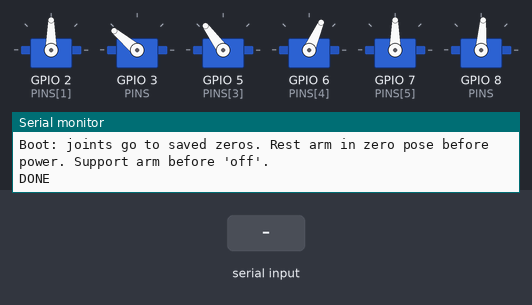
This sketch was run on a simulated ESP32-C6. On the bench: 6 × servo, the last lines printed to the serial monitor. The inputs (shaded band) are chosen by the test bench. EEPROM starts erased; servo pulses on a pin are drawn as a servo (544–2400 µs = 0–180°).

Above: at 4.0 s.
4.1 s: "1\n" received over Serial
At 6.03 s:
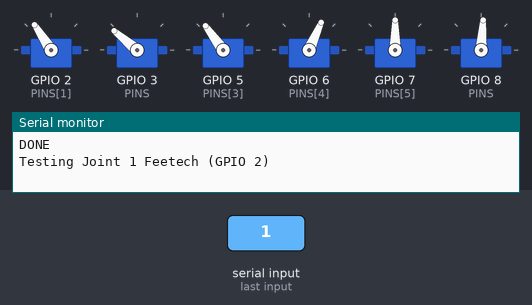
10.1 s: "5\n" received over Serial
At 15.1 s:
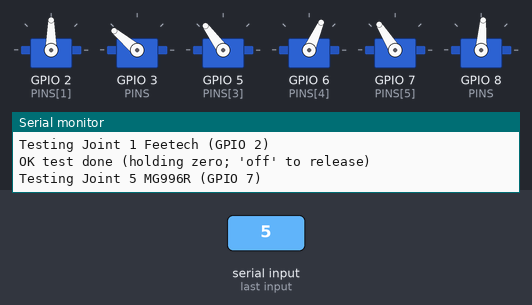
Timing chart, 0 to 25.1 s (numbered marks = the images above; inputs shaded):
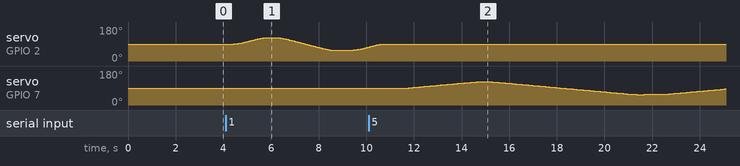

The sketch:

Code.ino
```cpp
#include <Arduino.h>
#include <Preferences.h>
#include <math.h>
#include <stdio.h>
#include <string.h>

// XIAO ESP32-C6, Arduino-ESP32 core 3.x. Direct LEDC PWM, one pin per joint.
// Joint order, base -> gripper:
//   1 base yaw     D0  Feetech 25 kg
//   2 shoulder     D1  Feetech 25 kg
//   3 elbow        D3  Feetech 25 kg
//   4 wrist pitch  D4  Feetech 25 kg
//   5 wrist roll   D5  MG996R
//   6 gripper      D8  MG996R      (D6 unusable, probably UART0 TX)
// External 6.0 V servo supply; its negative MUST be tied to XIAO GND.
// There is NO position feedback. "Position" = last commanded pulse.
//
// MOTION: every joint ramps up, cruises and ramps down (speed + acceleration
// limited). Joints 5-6 run slower. Backlash: every move finishes by approaching
// the target from below; a move that would arrive from above first goes
// BACKLASH_US past it, then comes back up, so the gears settle on the same face.
//
// BOOT: joints attach one at a time (staggered) at their saved zero and hold.
// The first pulse cannot be smoothed (no feedback): rest the arm in its zero
// pose before powering the servo rail.
//
// HOST CONTRACT (lbyr SerialArm): this board is the trajectory generator. The host
// sends ONE 'm' per motion segment and waits for DONE; it never streams setpoints.
//
// Serial 115200, newline-terminated:
//   J              test joint J: swing +/-30 deg, back to zero
//   g J DEG        move joint J to DEG relative to its zero
//   m D1 .. D6     move all joints together, arriving at the same time
//   t J D          nudge joint J by D us from its target; then 'z J' to store
//   z [J]          store the current target as zero (saved)
//   set J US       set joint J's zero to exact pulse US, move there, save
//   save           write all zeros to flash
//   home           move all joints to their zeros (attaches any released joint)
//   x | stop       brake smoothly and hold
//   speed V A      max speed deg/s and accel deg/s^2 (capped)
//   off [J]        release PWM (arm may fall; support it first)
//   q              one status line (below)
//   list           print state;  help  print commands
//
// Replies (one line each):
//   OK ... / ERR ...                      command accepted / rejected
//   DONE                                  all attached joints settled after a motion
//                                         command (g, m, home, t, set, J test end, and
//                                         the boot homing). Exactly once per motion: a
//                                         command that pre-empts a running motion
//                                         replaces it, so only one DONE follows. A 'DONE'
//                                         printed after 'OK m' belongs to that 'm'.
//   Q,<moving 0|1>,<cur_us j1..j6>        reply to 'q'; cur = commanded pulse now
//   S,j,zero_us,cur_us,attached,goal_us,moving,name   per joint, from 'list'
//   V,vmax_deg_s,amax_deg_s2                          last line of 'list'
// "cur"/"goal" are COMMANDED pulses (no feedback). goal = final target incl. backlash leg.

const int COUNT = 6;
const uint8_t PINS[COUNT] = {D0, D1, D3, D4, D5, D8};
const char *NAMES[COUNT] = {"Joint 1 Feetech", "Joint 2 Feetech", "Joint 3 Feetech",
                            "Joint 4 Feetech", "Joint 5 MG996R",  "Joint 6 MG996R"};

const uint8_t PWM_BITS = 14;
const uint32_t PERIOD_US = 20000;          // 50 Hz
const float US_PER_DEG = 1000.0f / 90.0f;  // nominal 180 deg = 2000 us; per-joint calibration later

// Per-joint hard limits. Standard servo range for now: MEASURE each joint's
// mechanical limits on the assembled arm and tighten these.
const int MIN_US[COUNT] = {500, 500, 500, 500, 500, 500};
const int MAX_US[COUNT] = {2500, 2500, 2500, 2500, 2500, 2500};
// Fallback zeros if flash is empty (zero_positions.json, 2026-10-10 19:38:39).
const int DEFAULT_ZERO_US[COUNT] = {1477, 1989, 1844, 1223, 1467, 1433};

// Speed/accel limits; JOINT_SPEED scales them per joint (MG996R gentler).
const float VMAX_CAP_DEG = 60.0f;
const float AMAX_CAP_DEG = 200.0f;
float vmaxDeg = 30.0f;
float amaxDeg = 60.0f;
const float JOINT_SPEED[COUNT] = {1.0f, 1.0f, 1.0f, 1.0f, 0.35f, 0.35f};

const float BACKLASH_US = 20;  // ~2 deg; tune per joint if needed
const float TEST_DEG = 30;
const uint32_t BOOT_DELAY_MS = 1000;     // let the servo supply settle
const uint32_t ATTACH_STAGGER_MS = 300;  // one joint at a time limits inrush
const uint32_t TICK_US = 10000;          // planner at 100 Hz
const float SETTLE_US = 0.5f;

struct Joint {
  int zeroUs;
  float pos;     // commanded pulse now (us)
  float vel;     // us/s
  float tgt;     // current leg target (us)
  float fin;     // real target after a backlash overshoot
  bool hasFin;
  float scale;   // 0..1, slows the joint so synced moves arrive together
  bool attached;
};

Joint J[COUNT];
Preferences prefs;
uint32_t lastTick = 0;
char line[96];
size_t used = 0;
bool motionPending = false;  // a motion command is running; print DONE once it settles

uint32_t ticks(float us) {
  return (uint32_t)((us * (1UL << PWM_BITS) + PERIOD_US / 2) / PERIOD_US);
}

float clampUs(int j, float us) {
  if (us < MIN_US[j]) return MIN_US[j];
  if (us > MAX_US[j]) return MAX_US[j];
  return us;
}

void writeJoint(int j) { ledcWrite(PINS[j], ticks(J[j].pos)); }

float goalOf(int j) { return J[j].hasFin ? J[j].fin : J[j].tgt; }

bool attachJoint(int j) {
  Joint &q = J[j];
  if (q.attached) return true;
  if (!ledcAttach(PINS[j], 50, PWM_BITS)) return false;
  q.pos = q.tgt = clampUs(j, q.zeroUs);  // first pulse = zero; servo goes there
  q.vel = 0;
  q.hasFin = false;
  q.scale = 1;
  writeJoint(j);
  q.attached = true;
  return true;
}

void releaseJoint(int j) {
  Joint &q = J[j];
  if (!q.attached) return;
  ledcWrite(PINS[j], 0);
  ledcDetach(PINS[j]);
  pinMode(PINS[j], OUTPUT);
  digitalWrite(PINS[j], LOW);
  q.vel = 0;
  q.attached = false;
}

// Where joint j should end up. Approaches from below to cancel backlash.
void setTarget(int j, float us, float scale) {
  Joint &q = J[j];
  us = clampUs(j, us);
  q.scale = scale < 0.02f ? 0.02f : (scale > 1.0f ? 1.0f : scale);
  if (us < q.pos) {
    q.tgt = clampUs(j, us - BACKLASH_US);
    q.fin = us;
    q.hasFin = true;
  } else {
    q.tgt = us;
    q.hasFin = false;
  }
}

// One planner step: accelerate toward the target, never faster than vmax,
// braking early enough (in discrete 10 ms steps) to stop exactly on target.
void stepJoint(int j, float dt) {
  Joint &q = J[j];
  float k = q.scale * JOINT_SPEED[j];
  float amax = amaxDeg * US_PER_DEG * k;
  float vmax = vmaxDeg * US_PER_DEG * k;
  float err = q.tgt - q.pos;

  if (fabsf(err) <= SETTLE_US && fabsf(q.vel) <= amax * dt) {
    if (q.pos != q.tgt || q.vel != 0) {
      q.pos = q.tgt;
      q.vel = 0;
      writeJoint(j);
    }
    if (q.hasFin) {  // overshoot leg done: come back up to the real target
      q.tgt = q.fin;
      q.hasFin = false;
    }
    return;
  }

  float h = amax * dt * dt;
  float n = (-1.0f + sqrtf(1.0f + 8.0f * fabsf(err) / h)) * 0.5f;
  float vdes = n * amax * dt;
  if (vdes > vmax) vdes = vmax;
  if (err < 0) vdes = -vdes;

  float dv = vdes - q.vel;
  float maxdv = amax * dt;
  if (dv > maxdv) dv = maxdv;
  if (dv < -maxdv) dv = -maxdv;
  q.vel += dv;

  float next = q.pos + q.vel * dt;
  if ((err > 0 && next > q.tgt) || (err < 0 && next < q.tgt)) {
    next = q.tgt;
    q.vel = 0;
  }
  q.pos = clampUs(j, next);
  writeJoint(j);
}

void service() {
  uint32_t now = micros();
  uint32_t elapsed = now - lastTick;
  if (elapsed < TICK_US) return;
  lastTick = now;
  float dt = elapsed * 1e-6f;
  if (dt > 0.05f) dt = 0.05f;
  for (int j = 0; j < COUNT; j++)
    if (J[j].attached) stepJoint(j, dt);
}

bool settled(int j) { return J[j].pos == J[j].tgt && J[j].vel == 0 && !J[j].hasFin; }

bool anyMoving() {
  for (int j = 0; j < COUNT; j++)
    if (J[j].attached && !settled(j)) return true;
  return false;
}

void waitMs(uint32_t ms) {
  uint32_t t0 = millis();
  while (millis() - t0 < ms) { service(); delay(1); }
}

void waitSettled(int j) {
  while (!settled(j)) { service(); delay(1); }
  waitMs(300);
}

// Move several joints so they start and arrive together (from rest).
void moveSynced(const float *goalUs, const bool *use) {
  float d[COUNT];
  float dmax = 0;
  for (int j = 0; j < COUNT; j++) {
    d[j] = use[j] ? fabsf(clampUs(j, goalUs[j]) - J[j].pos) : 0;
    if (d[j] > dmax) dmax = d[j];
  }
  for (int j = 0; j < COUNT; j++)
    if (use[j]) setTarget(j, goalUs[j], dmax > 0 ? d[j] / dmax : 1.0f);
}

void stopAll() {  // brake at the acceleration limit, then hold
  for (int j = 0; j < COUNT; j++) {
    Joint &q = J[j];
    if (!q.attached) continue;
    float amax = amaxDeg * US_PER_DEG * q.scale * JOINT_SPEED[j];
    q.tgt = clampUs(j, q.pos + q.vel * fabsf(q.vel) / (2.0f * amax));
    q.hasFin = false;
  }
}

void homeAll() {
  for (int j = 0; j < COUNT; j++) {
    if (J[j].attached) continue;
    if (!attachJoint(j)) { Serial.printf("ERR attach %d\n", j + 1); continue; }
    waitMs(ATTACH_STAGGER_MS);
  }
  float goal[COUNT];
  bool use[COUNT];
  for (int j = 0; j < COUNT; j++) { goal[j] = J[j].zeroUs; use[j] = J[j].attached; }
  moveSynced(goal, use);
}

bool moveDeg(int j, float deg) {
  if (!attachJoint(j)) { Serial.println("ERR attach"); return false; }
  setTarget(j, J[j].zeroUs + deg * US_PER_DEG, 1.0f);
  return true;
}

void storeZero(int j) {
  char key[8];
  snprintf(key, sizeof key, "z%d", j);
  prefs.putInt(key, J[j].zeroUs);
}

void list() {
  // Fields 1-4 unchanged (tools/arm_gui.py); goal_us and moving appended before the name.
  for (int j = 0; j < COUNT; j++)
    Serial.printf("S,%d,%d,%.0f,%d,%.0f,%d,%s\n", j + 1, J[j].zeroUs, J[j].pos,
                  J[j].attached ? 1 : 0, goalOf(j), (J[j].attached && !settled(j)) ? 1 : 0,
                  NAMES[j]);
  Serial.printf("V,%.0f,%.0f\n", vmaxDeg, amaxDeg);
}

void status() {
  Serial.printf("Q,%d,%.0f,%.0f,%.0f,%.0f,%.0f,%.0f\n", anyMoving() ? 1 : 0, J[0].pos, J[1].pos,
                J[2].pos, J[3].pos, J[4].pos, J[5].pos);
}

void help() {
  Serial.println("J test | g J DEG | m D1..D6 | t J D nudge | z [J] zero | set J US | save");
  Serial.println("home | x stop | speed V A | off [J] | q status | list | help");
  Serial.println("Boot: joints go to saved zeros. Rest arm in zero pose before power. Support arm before 'off'.");
}

void testJoint(int j) {
  Serial.printf("Testing %s (GPIO %d)\n", NAMES[j], PINS[j]);
  if (!attachJoint(j)) { Serial.println("ERR attach"); return; }
  waitSettled(j);
  moveDeg(j, TEST_DEG);  waitSettled(j);
  moveDeg(j, -TEST_DEG); waitSettled(j);
  moveDeg(j, 0);         waitSettled(j);
  Serial.println("OK test done (holding zero; 'off' to release)");
  motionPending = true;  // DONE follows (already settled)
}

void nudge(int j, int d) {
  if (!attachJoint(j)) { Serial.println("ERR attach"); return; }
  setTarget(j, goalOf(j) + d, 1.0f);
  motionPending = true;
  Serial.printf("OK joint %d target=%.0f us (zero is still %d; 'z %d' to store)\n",
                j + 1, goalOf(j), J[j].zeroUs, j + 1);
}

void setZero(int j, int us) {
  if (!attachJoint(j)) { Serial.println("ERR attach"); return; }
  J[j].zeroUs = (int)clampUs(j, (float)us);
  storeZero(j);
  setTarget(j, J[j].zeroUs, 1.0f);
  motionPending = true;
  Serial.printf("OK joint %d zero set to %d us (saved)\n", j + 1, J[j].zeroUs);
}

void zeroJoint(int j) {
  if (!J[j].attached) { Serial.printf("Joint %d not active; nothing to store\n", j + 1); return; }
  J[j].zeroUs = (int)(goalOf(j) + 0.5f);
  storeZero(j);
  Serial.printf("OK zero joint %d = %d us (saved)\n", j + 1, J[j].zeroUs);
}

bool validJoint(int j) { return j >= 1 && j <= COUNT; }

void command(char *cmd) {
  int j, d;
  float v, a;
  float m[COUNT];
  char extra;
  if (!strcmp(cmd, "help")) { help(); return; }
  if (!strcmp(cmd, "list")) { list(); return; }
  if (!strcmp(cmd, "q")) { status(); return; }
  if (!strcmp(cmd, "save")) { for (int i = 0; i < COUNT; i++) storeZero(i); Serial.println("OK saved all zeros"); return; }
  if (!strcmp(cmd, "home")) { homeAll(); motionPending = true; Serial.println("OK home"); return; }
  if (!strcmp(cmd, "x") || !strcmp(cmd, "stop")) { stopAll(); Serial.println("OK stopped; holding"); return; }
  if (!strcmp(cmd, "off")) { for (int i = 0; i < COUNT; i++) releaseJoint(i); Serial.println("OK off"); return; }
  if (sscanf(cmd, "off %d %c", &j, &extra) == 1 && validJoint(j)) {
    releaseJoint(j - 1); Serial.printf("OK off %d\n", j); return;
  }
  if (!strcmp(cmd, "z")) { for (int i = 0; i < COUNT; i++) zeroJoint(i); return; }
  if (sscanf(cmd, "z %d %c", &j, &extra) == 1 && validJoint(j)) { zeroJoint(j - 1); return; }
  if (sscanf(cmd, "t %d %d %c", &j, &d, &extra) == 2 && validJoint(j)) { nudge(j - 1, d); return; }
  if (sscanf(cmd, "set %d %d %c", &j, &d, &extra) == 2 && validJoint(j)) { setZero(j - 1, d); return; }
  if (sscanf(cmd, "speed %f %f %c", &v, &a, &extra) == 2) {
    if (v <= 0 || a <= 0) { Serial.println("ERR speed must be > 0"); return; }
    vmaxDeg = v > VMAX_CAP_DEG ? VMAX_CAP_DEG : v;
    amaxDeg = a > AMAX_CAP_DEG ? AMAX_CAP_DEG : a;
    Serial.printf("OK speed %.0f deg/s, %.0f deg/s^2\n", vmaxDeg, amaxDeg);
    return;
  }
  if (sscanf(cmd, "m %f %f %f %f %f %f %c", &m[0], &m[1], &m[2], &m[3], &m[4], &m[5],
             &extra) == COUNT) {
    float goal[COUNT];
    bool use[COUNT];
    for (int i = 0; i < COUNT; i++) {
      use[i] = attachJoint(i);
      goal[i] = J[i].zeroUs + m[i] * US_PER_DEG;
    }
    moveSynced(goal, use);
    motionPending = true;
    Serial.println("OK m");  // the next DONE belongs to this move
    return;
  }
  if (sscanf(cmd, "g %d %f %c", &j, &v, &extra) == 2 && validJoint(j)) {
    if (moveDeg(j - 1, v)) {
      motionPending = true;
      Serial.printf("OK g %d %.1f deg\n", j, v);
    }
    return;
  }
  if (sscanf(cmd, "%d %c", &j, &extra) == 1 && validJoint(j)) { testJoint(j - 1); return; }
  Serial.println("ERR unknown command; enter help");
}

void setup() {
  for (int i = 0; i < COUNT; i++) {
    digitalWrite(PINS[i], LOW);
    pinMode(PINS[i], OUTPUT);
  }
  Serial.begin(115200);
  delay(BOOT_DELAY_MS);
  prefs.begin("arm", false);
  for (int i = 0; i < COUNT; i++) {
    char key[8];
    snprintf(key, sizeof key, "z%d", i);
    J[i].zeroUs = prefs.getInt(key, DEFAULT_ZERO_US[i]);
    J[i].attached = false;
    J[i].hasFin = false;
    J[i].vel = 0;
    J[i].scale = 1;
  }
  homeAll();  // staggered attach at saved zeros, then hold
  motionPending = true;  // DONE once boot homing has settled
  help();
}

void loop() {
  service();
  if (motionPending && !anyMoving()) {  // exactly one DONE per motion command
    motionPending = false;
    Serial.println("DONE");
  }
  while (Serial.available()) {
    char c = Serial.read();
    if (c == '\r' || c == '\n') {
      if (used) { line[used] = '\0'; used = 0; command(line); }
    } else if (used < sizeof(line) - 1) {
      line[used++] = c;
    }
  }
}
```
